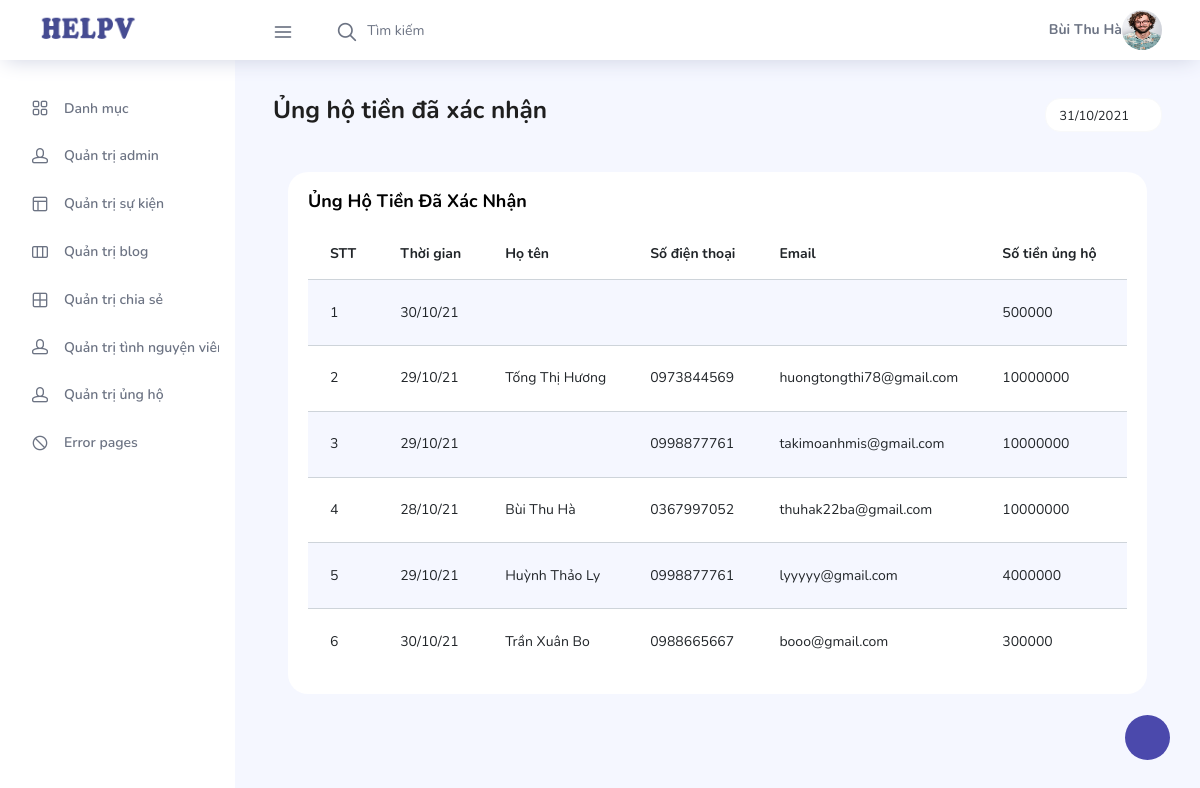
/admin/xac_nhan_ungho_tien.php (signed in), run on the app's committed database.
### tables this page shows
CREATE TABLE `tbl_ung_ho_da_xn` (
  `id_xn` int(11) NOT NULL,
  `time` datetime NOT NULL,
  `ten` varchar(50) DEFAULT NULL,
  `dien_thoai` varchar(20) DEFAULT NULL,
  `email` text DEFAULT NULL,
  `so_tien` bigint(50) NOT NULL,
  `anh_xac_nhan` text NOT NULL,
  `trang_thai` varchar(100) NOT NULL,
  `id_su_kien` int(11) NOT NULL,
  `id_admin` int(11) NOT NULL
);

### admin/xac_nhan_ungho_tien.php (the view, shortened to what this page needs)
<?php
$ten=$_SESSION['ten'];
$anh=$_SESSION['anh'];
;?>
<!DOCTYPE html>
<html lang="en">
<head>
  <link rel="stylesheet" href="vendors/feather/feather.css">
  <link rel="stylesheet" href="vendors/ti-icons/css/themify-icons.css">
  <link rel="stylesheet" href="vendors/css/vendor.bundle.base.css">
  <link rel="stylesheet" href="vendors/datatables.net-bs4/dataTables.bootstrap4.css">
  <link rel="stylesheet" href="vendors/ti-icons/css/themify-icons.css">
  <link rel="stylesheet" type="text/css" href="js/select.dataTables.min.css">
  <link rel="stylesheet" href="css/vertical-layout-light/style.css">
</head>
<body>
  <div class="container-scroller">
    <nav class="navbar col-lg-12 col-12 p-0 fixed-top d-flex flex-row">
      <div class="text-center navbar-brand-wrapper d-flex align-items-center justify-content-center">
     <a class="navbar-brand brand-logo mr-5" href="index.php"><img src="images/a.jpg" class="mr-2" alt="logo"/></a>
      </div>
      <div class="navbar-menu-wrapper d-flex align-items-center justify-content-end">
        <button class="navbar-toggler navbar-toggler align-self-center" type="button" data-toggle="minimize">
          <span class="icon-menu"></span>
        </button>
        <ul class="navbar-nav mr-lg-2">
          <li class="nav-item nav-search d-none d-lg-block">
            <div class="input-group">
              <div class="input-group-prepend hover-cursor" id="navbar-search-icon">
                <span class="input-group-text" id="search">
                  <i class="icon-search"></i>
                </span>
              </div>
              <input type="text" class="form-control" id="navbar-search-input" placeholder="Tìm kiếm" aria-label="search" aria-describedby="search">
            </div>
          </li>
        </ul>
        <ul class="navbar-nav navbar-nav-right">
          <li class="nav-item nav-profile dropdown">
          <strong><?php echo $ten ;?></strong>
            <a class="nav-link dropdown-toggle" href="#" data-toggle="dropdown" id="profileDropdown">
              <img src="../<?php echo $anh ;?>" alt="profile"/>
            </a>
          </li>
        </ul>
      </div>
    </nav>
    <div class="container-fluid page-body-wrapper">
      <div class="theme-setting-wrapper">
        <div id="settings-trigger"><i class="ti-settings"></i></div>
      </div>
      <nav class="sidebar sidebar-offcanvas" id="sidebar">
        <ul class="nav">
          <li class="nav-item">
            <a class="nav-link" href="index.php">
              <i class="icon-grid menu-icon"></i>
              <span class="menu-title">Danh mục</span>
            </a>
          </li>
          <li class="nav-item">
            <a class="nav-link" href="quan_tri_admin.php">
              <i class="icon-head menu-icon"></i>
              <span class="menu-title">Quản trị admin</span>
            </a>
          </li>
          <li class="nav-item">
            <a class="nav-link" href="quan_tri_su_kien.php">
              <i class="icon-layout menu-icon"></i>
              <span class="menu-title">Quản trị sự kiện</span>
            </a>
          </li>
          <li class="nav-item">
            <a class="nav-link" href="quan_tri_blog.php">
              <i class="icon-columns menu-icon"></i>
              <span class="menu-title">Quản trị blog</span>
            </a>
          </li>
          <li class="nav-item">
            <a class="nav-link" href="quan_tri_chia_se.php">
              <i class="icon-grid-2 menu-icon"></i>
              <span class="menu-title">Quản trị chia sẻ</span>
            </a>
          </li>
          <li class="nav-item">
            <a class="nav-link" href="quan_tri_tinh_nguyen_vien.php">
              <i class="icon-head menu-icon"></i>
              <span class="menu-title">Quản trị tình nguyện viên</span>
            </a>
          </li>
           <li class="nav-item">
            <a class="nav-link" data-toggle="collapse" href="#auth" aria-expanded="false" aria-controls="auth">
              <i class="icon-head menu-icon"></i>
              <span class="menu-title">Quản trị ủng hộ</span>
              <i class="menu-arrow"></i>
            </a>
          </li>
          <li class="nav-item">
            <a class="nav-link" data-toggle="collapse" href="#error" aria-expanded="false" aria-controls="error">
              <i class="icon-ban menu-icon"></i>
              <span class="menu-title">Error pages</span>
              <i class="menu-arrow"></i>
            </a>
          </li>
        </ul>
      </nav>
      <div class="main-panel">
        <div class="content-wrapper">
          <div class="row">
            <div class="col-md-12 grid-margin">
              <div class="row">
                <div class="col-12 col-xl-8 mb-4 mb-xl-0">
                  <h3 class="font-weight-bold">Ủng hộ tiền đã xác nhận</h3>
                </div>
                <div class="col-12 col-xl-4">
                 <div class="justify-content-end d-flex">
                  <div class="dropdown flex-md-grow-1 flex-xl-grow-0">
                    <button class="btn btn-sm btn-light bg-white dropdown-toggle" type="button" id="dropdownMenuDate2">
                     <i class="mdi mdi-calendar"></i><?php echo date("d/m/Y") ;?>
                    </button>
                  </div>
                 </div>
                </div>
              </div>
            </div>
          </div>
            <div class="col-lg-12 grid-margin stretch-card">
              <div class="card">
                <div class="card-body">
                  <h4 class="card-title">Ủng hộ tiền đã xác nhận</h4>
                  <div class="table-responsive">
                    <table class="table table-striped">
                      <thead>
                        <tr>
                          <th>
                            STT
                          </th>
                          <th>Thời gian</th>
                          <th>
                            Họ tên
                          </th>
                          <th>
                            Số điện thoại
                          </th>
                          <th>Email</th>
                          <th>
                            Số tiền ủng hộ
                          </th>
                          <th>
                          </th>
                        </tr>
                      </thead>
                      <tbody>
                      <?php
                        include('../config.php');
                         $sql = "
                                SELECT time, tbl_ung_ho_da_xn.ten, dien_thoai, email, so_tien, tbl_su_kien.ten as 'su_kien'
                                from tbl_ung_ho_da_xn join tbl_su_kien on tbl_ung_ho_da_xn.id_su_kien = tbl_su_kien.id_su_kien
                                order by id_xn desc";
                        $ten_ung_ho = mysqli_query($ket_noi, $sql);
                        $i=0;
                        while ($row = mysqli_fetch_array($ten_ung_ho))
                            {
                                $i++;
                                ;?>
                        <tr>
                          <td>
                           <?php echo $i;?>
                          </td>
                          <td> <?php echo date("d/m/y", strtotime($row["time"]));?></td>
                          <td>
                            <?php echo $row["ten"];?>
                          </td>
                          <td>
                            <?php echo $row["dien_thoai"];?>
                          </td>
                           <td>
                            <?php echo $row["email"];?>
                          </td>
                          <td>
                              <?php echo $row["so_tien"];?>
                          </td>
                          <td>
                          </td>
                        </tr>
                        <?php }
                            mysqli_close($ket_noi) ;?>
                      </tbody>
                    </table>
                  </div>
                </div>
              </div>
            </div>
          </div>
        </div>
      </div>
    </div>
</body>
</html>

### data on the page
tbl_ung_ho_da_xn: time "30/10/21", so_tien "500000"
tbl_ung_ho_da_xn: time "29/10/21", ten "Tống Thị Hương", dien_thoai "0973844569", email "huongtongthi78@gmail.com", so_tien "10000000"
tbl_ung_ho_da_xn: time "29/10/21", dien_thoai "0998877761", email "takimoanhmis@gmail.com", so_tien "10000000"
tbl_ung_ho_da_xn: time "28/10/21", ten "Bùi Thu Hà", dien_thoai "0367997052", email "thuhak22ba@gmail.com", so_tien "10000000"
tbl_ung_ho_da_xn: time "29/10/21", ten "Huỳnh Thảo Ly", dien_thoai "0998877761", email "lyyyyy@gmail.com", so_tien "4000000"
tbl_ung_ho_da_xn: time "30/10/21", ten "Trần Xuân Bo", dien_thoai "0988665667", email "booo@gmail.com", so_tien "300000"

### other printed values
$ten "Bùi Thu Hà"
